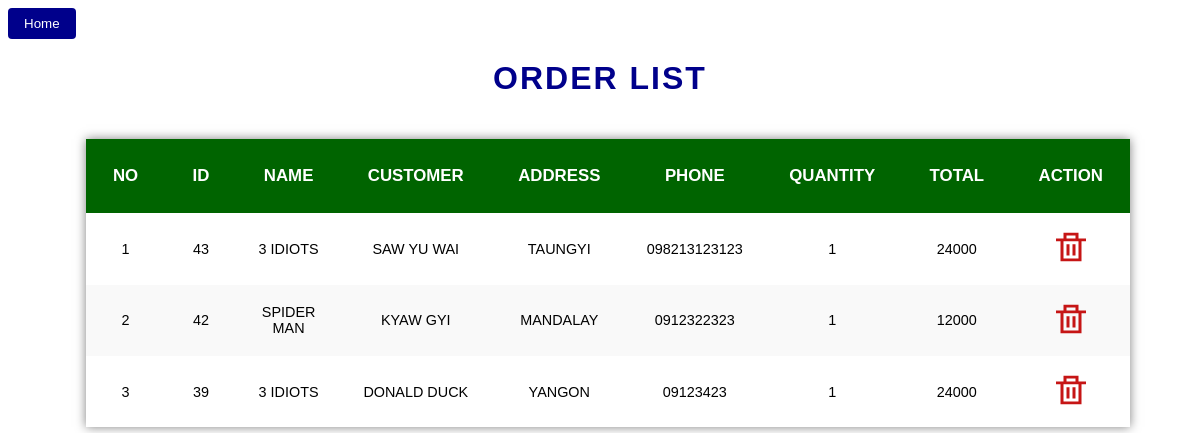
The app's page /admin/order.php with its own data.
### tables this page shows
CREATE TABLE `orderlist` (
  `id` int(20) NOT NULL,
  `name` varchar(20) NOT NULL,
  `customer` varchar(20) NOT NULL,
  `address` varchar(200) NOT NULL,
  `phone` varchar(30) NOT NULL,
  `quantity` int(20) NOT NULL,
  `total` varchar(20) NOT NULL
);

### admin/order.php (the view, shortened to what this page needs)
<!DOCTYPE html>
<html lang="en">
<head>
  <link rel="stylesheet" href="order.css">
</head>
<body>
<a href="home.html"><button class="gohome-btn">Home</button></a>
  <h1>Order List</h1>
  <div class="booklist-table">
    <table class="admin-table appears">
      <thead>
        <tr>
          <th>
            <h3>No</h3>
          </th>
          <th>
            <h3>ID</h3>
          </th>
          <th>
            <h3>Name</h3>
          </th>
          <th>
            <h3>Customer</h3>
          </th>
          <th>
            <h3>Address</h3>
          </th>
          <th>
            <h3>Phone</h3>
          </th>
          <th>
            <h3>Quantity</h3>
          </th>
          <th>
            <h3>Total</h3>
          </th>
          <th>
            <h3>Action</h3>
          </th>
        </tr>
      </thead>
      <tbody>
        <?php
        include('connection.php');
        $data = "SELECT * FROM orderlist ORDER BY id DESC";
        $val = $con->query($data);
        $i = 1;
        if ($val->num_rows > 0) {
          while (list($id, $name, $customer, $address, $phone, $quantity, $total) = mysqli_fetch_array($val)) {
            echo "<tr>";
            echo "<td>" . $i++ . "</td>";
            echo "<td>" . $id . "</td>";
            echo "<td>" . $name . "</td>";
            echo "<td>" . $customer . "</td>";
            echo "<td>" . $address . "</td>";
            echo "<td>" . $phone . "</td>";
            echo "<td>" . $quantity . "</td>";
            echo "<td>" . $total . "</td>";
            echo "<td><a href='deleteorder.php?id=$id'><img class='delete-btn-icon' src='./img/deleteicon.svg' /></a></td>";
            echo "</tr>";
          }
        } else {
          echo "<tr><td colspan='8' class='text-center'><b>No data available</b></td></tr>";
        }
        ?>
      </tbody>
    </table>
  </div>
</body>
</html>

### admin/order.css (style rules this page uses)
body { font-family: Arial, Helvetica, sans-serif; }
h1 { text-align: center; text-transform: uppercase; letter-spacing: 2px; color: darkblue; }
h3 { margin: 0.5rem; }
.booklist-table { display: flex; width: 100vw; justify-content: center; padding-top: 0rem; }
button { background-color: #0b5421; padding: 0.5rem 1rem; color: white; cursor: pointer; border: none; border-radius: 4px; }
.gohome-btn { background-color: darkblue; color: white; }
table { width: 80%; border-collapse: collapse; margin: 20px 0; font-size: 16px; text-align: left; box-shadow: 0 0 10px rgba(0, 0, 0, 0.5); }
th, td { padding: 1.2rem; border: 1px solid #dddddd; border: none; text-transform: uppercase; font-size: 0.9rem; text-align: center; }
thead tr { background-color: #f2f2f2; }
tbody tr:nth-child(even) { background-color: #f9f9f9; }
th { background-color: darkgreen; color: white; font-weight: bold; text-transform: uppercase; font-size: 0.9rem; }
img { width: 50px; height: 50px; }
.delete-btn-icon { width: 30px; height: 30px; }
.appears { animation: appears 0.8s ease-in-out; }

### records on screen
orderlist: id "43", name "3 IDIOTS", customer "SAW YU WAI", address "TAUNGYI", phone "098213123123", quantity "1", total "24000"
orderlist: id "42", name "SPIDER MAN", customer "KYAW GYI", address "MANDALAY", phone "0912322323", quantity "1", total "12000"
orderlist: id "39", name "3 IDIOTS", customer "DONALD DUCK", address "YANGON", phone "09123423", quantity "1", total "24000"
